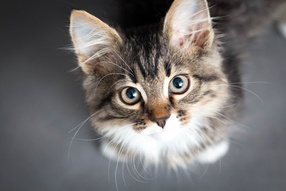
#> input picture Images/Images_examples/chat.jpeg, 286 x 191 px, shrunk from 424 x 283 before the run
$ jupyter execute --allow-errors metrics_utils_explanations.ipynb
#> lines starting #> are read from the running program, lines starting #| are printed output that depends on the picture; after the words box and inside, x2 and y2 are one past the last pixel; in counts of white or black regions, pixels touching at a corner belong together
### Code_Examples/metrics_utils.py
import numpy as np
from skimage.measure import label
import tensorflow as tf
import io
from PIL import Image

#Binarize a saliency map using a threshold
def binarize(saliency_map, threshold):

    #Get the dimensions of the saliency map
    h, w = saliency_map.shape

    #The binarized version of the saliency map
    result = np.zeros((h,w))

    for i in range(h):

        for j in range(w):

            if(saliency_map[i][j] >= threshold):

                result[i][j] = 1

    return result

#Donne la valeur moyenne des pixels dans une carte de chaleur
def get_average(saliency_map):

    #Les dimensions de la carte de chaleur
    n, m = saliency_map.shape

    #La moyenne au départ elle est à 0
    average = 0

    #Je somme pour chaque pixel
    for i in range(n):

        for j in range(m):

            average += saliency_map[i][j]

    # ma moyenne c'est la somme divisé par le nombre de pixels
    return average/(n*m)

#Permet de trouver la plus grande composante connexe dans une image en forme binnaire (les pixels ont valeur de 0 ou 1)
def getLargestCC(binarized):

    #Je labelise chaque composante dans l'image (je leurs associe une étiquette)
    labels = label(binarized)

    #Et je cherche la plus grande (celle qui a le plus de pixels)
    largestCC = labels == np.argmax(np.bincount(labels.flat, weights=binarized.flat))

    return largestCC

#Retourne la plus grande boite qui entoure la composante connexe
def get_bounding_box(image):

    #Dimension de l'image
    n, m = image.shape

    #La coordonnée la plus haute
    upper = 0

    #La plus petite coordonnée dans l'image
    lower = 0

    #La coordonnée la plus à gauche
    left_result = n

    #La coordonnée la plus à droite
    right_result = 0

    #Pour savoir si la première bande supérieur a été trouvée
    first_bound = True

    #Pour chaque ligne
    for i in range(n):

        #Je cherhce le pixel le plus à gauche
        left = n

        #et le pixel le plus à droite
        right = 0

        #et je regarde si la colonne contient au moins un pixel
        contain_pixel = False

        #Pour chaque colonne
        for j in range(m):

            #Si l'image contient un pixel à 1
            if(image[i][j]) :

                #Je sais que je suis à la première colonne
                contain_pixel = True

                #Je compare quel pixel et le plus à gauche
                if(j < left):

                    left = j

                if(j > right):

                    right = j

        if(left < left_result):

            left_result = left

        if(right > right_result):

            right_result = right

        if(contain_pixel and first_bound):

            upper = i
            first_bound = False

        elif(contain_pixel and not first_bound):

            lower = i

    return [upper, left_result], abs(left_result-right_result), abs(upper-lower)

def make_matrix(mask, coordinates):

    result = np.zeros(mask.shape)

    for i in range(coordinates[0][0], coordinates[0][0]+coordinates[2]):

        for j in range(coordinates[0][1], coordinates[0][1]+coordinates[1]):

            result[i][j] = 1

    return result


def read_trimap(path):

    with tf.io.gfile.GFile(path, 'rb') as fid:

        encoded_mask_png = fid.read()

    encoded_png_io = io.BytesIO(encoded_mask_png)

    return np.array(Image.open(encoded_png_io))

#Transform a trimap like the one above into a binary one
# [23 lines left out: function transform_trimap, not called in this run]

### Code_Examples/metrics_utils_explanations.ipynb
# metrics_utils model explanations

In this jupyter nootebook we will show you how the methods are used to transform saliency maps.

[cell 1]
import numpy as np
import metrics_utils as utils
from matplotlib import pyplot as plt
import cv2 as cv
from matplotlib import pyplot as plt
import matplotlib.patches as patches
from PIL import Image

We will work we this image all along the documents

[cell 2]
image = Image.open('../Images/Images_examples/chat.jpeg')
#> image is the input picture: PIL image 286x191 RGB; mean R, G, B 114.4, 111.3, 110.5
image

### Threshold a heat map

Let's imagine that we have a saliency map as below:

[cell 3]
heat_map = cv.imread("../Images/Images_examples/chat.jpeg", cv.COLORMAP_JET)
#> heat_map: shape (191, 286); min 0, max 255, mean 112.1
plt.imshow(heat_map, origin="upper", cmap='jet', interpolation='nearest')

The method binarize give a mask using a threshold giving as entry. The threshold depends on the coefficient in the heat map, It may be a value between 0 and 1 as well a value between 0 and 255.

[cell 4]
#In our example the values are between 0 and 255 we chosed 190 as threshold
mask = utils.binarize(heat_map, 190)
#> after the loop in binarize, `for i in range(h):`:
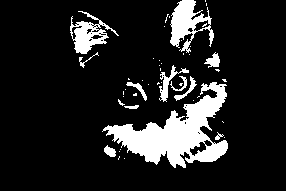
#> result: shape (191, 286) float64; values 0 (black) and 1 (white), 13.4% white; 48 white regions (36 under 20 px), largest, box (x1, y1, x2, y2) and area: (102, 82, 228, 168) 4366, (170, 0, 214, 53) 1116, (70, 11, 119, 54) 815
plt.imshow(mask, 'gray')

We can also use the method get_average that calculate the aveage saliency in a heat map and get the binary mask.

[cell 5]
saliency_average = utils.get_average(heat_map)
#> after the loop in get_average, `for i in range(n):`: average = 6123193
#> saliency_average = 112.1
average_mask = utils.binarize(heat_map, saliency_average)
#> after the loop in binarize (call 2), `for i in range(h):`: result: shape (191, 286) float64; values 0 (black) and 1 (white), 39.9% white; 55 white regions (45 under 20 px), largest, box (x1, y1, x2, y2) and area: (64, 0, 286, 191) 19142, (68, 10, 124, 74) 1958, (114, 93, 140, 111) 159
plt.imshow(average_mask, 'gray')

### Get the largest connected component in a binary mask

getLargestCC return the largest connected component in a binary mask. Let's try with the first and second mask

[cell 6]
#To find the largest component
largest_component1 = utils.getLargestCC(mask)
#> in getLargestCC, `labels = label(binarized)`: labels: shape (191, 286) int64; 49 distinct labels, from 0 to 48
#> in getLargestCC, `largestCC = labels == np.argmax(np.bincount(labels.flat, weights=binar..`: largestCC: shape (191, 286) bool; 8% white; 1 white region, box (x1, y1, x2, y2) and area: (102, 82, 228, 168) 4366
largest_component2 = utils.getLargestCC(average_mask)
#> in getLargestCC (call 2), `labels = label(binarized)`:
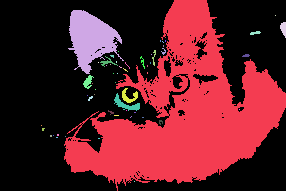
#> labels: shape (191, 286) int64; 56 distinct labels, from 0 to 55; one colour per label, 0 black
#> in getLargestCC (call 2), `largestCC = labels == np.argmax(np.bincount(labels.flat, weights=binar..`:
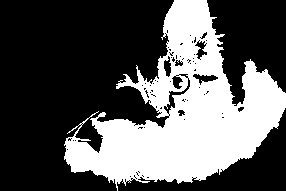
#> largestCC: shape (191, 286) bool; 35% white; 1 white region, box (x1, y1, x2, y2) and area: (64, 0, 286, 191) 19142

#To show results
figure, ax = plt.subplots(1,2, figsize = (13, 13))
ax[0].imshow(largest_component1, 'gray')
ax[1].imshow(largest_component2, 'gray')

### Get the bouding box of binary mask

We can also get the bounding box coordinates of a bianary mask by using the method get_bounding_box. This method will return the top-right corner and the width and height of the box. Let's give a try with the first mask.

[cell 7]
#Return [y_cordinates, x_cordinates], width, height
box_informations = utils.get_bounding_box(largest_component1)
#> box_informations = ([82, 102], 125, 85)

To see plot the result we will use the method Rectangle from the patches module.

[cell 8]
plt.imshow(largest_component1, 'gray')

ax = plt.gca()

rect = patches.Rectangle( (box_informations[0][1],box_informations[0][0]) , box_informations[1],box_informations[2],linewidth=2,edgecolor='cyan',fill = False)

ax.add_patch(rect)

plt.show()

### Transform the bounding box  into a binary mask

The method make_matrix transform the bounding box coordinates into a binary matrix.

[cell 9]
matrix = utils.make_matrix(largest_component1, box_informations)
#> after the loop in make_matrix, `for i in range(coordinates[0][0], coordinates[0][0]+coordinates[2]):`: result: shape (191, 286) float64; values 0 (black) and 1 (white), 19.5% white; 1 white region, box (x1, y1, x2, y2) and area: (102, 82, 227, 167) 10625

[cell 10]
figure, ax = plt.subplots(1,2, figsize = (12, 12))

ax[0].imshow(largest_component1, 'gray')
ax[1].imshow(matrix, 'gray')

Let's test those methods in more images.

[cell 11]
image1 = Image.open('../Images/Images_examples/cat.jpg')
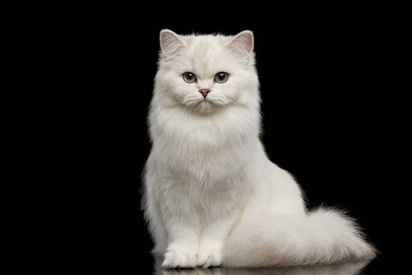
#> input picture Images/Images_examples/cat.jpg, 412 x 275 px, shrunk from 612 x 408 before the run
#> image1 is the input picture: PIL image 412x275 RGB; mean R, G, B 54.4, 52.2, 49.3
heat_map1 = cv.imread("../Images/Images_examples/cat.jpg", cv.COLORMAP_JET)
#> heat_map1: shape (275, 412); min 0, max 241, mean 52.6
mask3 = utils.binarize(heat_map1, 190)
#> after the loop in binarize (call 3), `for i in range(h):`: result: shape (275, 412) float64; values 0 (black) and 1 (white), 11.6% white; 25 white regions (22 under 20 px), largest, box (x1, y1, x2, y2) and area: (158, 30, 258, 144) 5850, (230, 140, 359, 247) 5518, (164, 211, 239, 264) 1755
largest_component3 = utils.getLargestCC(mask3)
#> in getLargestCC (call 3), `labels = label(binarized)`:
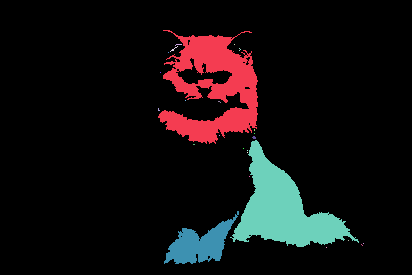
#> labels: shape (275, 412) int64; 26 distinct labels, from 0 to 25; one colour per label, 0 black
#> in getLargestCC (call 3), `largestCC = labels == np.argmax(np.bincount(labels.flat, weights=binar..`: largestCC: shape (275, 412) bool; 5.2% white; 1 white region, box (x1, y1, x2, y2) and area: (158, 30, 258, 144) 5850
bounding_box_informations1 = utils.get_bounding_box(largest_component3)
matrix2 = utils.make_matrix(mask3, bounding_box_informations1)
#> after the loop in make_matrix (call 2), `for i in range(coordinates[0][0], coordinates[0][0]+coordinates[2]):`: result: shape (275, 412) float64; values 0 (black) and 1 (white), 9.9% white; 1 white region, box (x1, y1, x2, y2) and area: (158, 30, 257, 143) 11187

#Show results
fig1, ax1 = plt.subplots(1,5, figsize = (15, 15))

ax1[0].imshow(image1)
ax1[1].imshow(heat_map1, origin="upper", cmap='jet', interpolation='nearest')
ax1[2].imshow(mask3, 'gray')
ax1[3].imshow(largest_component3, 'gray')

rect1 = patches.Rectangle( (bounding_box_informations1[0][1],bounding_box_informations1[0][0]) , bounding_box_informations1[1],bounding_box_informations1[2],linewidth=2,edgecolor='cyan',fill = False)

ax1[3].add_patch(rect1)
ax1[4].imshow(matrix2, 'gray')

[cell 12]
image2 = Image.open('../Images/Images_examples/cat2.jpg')
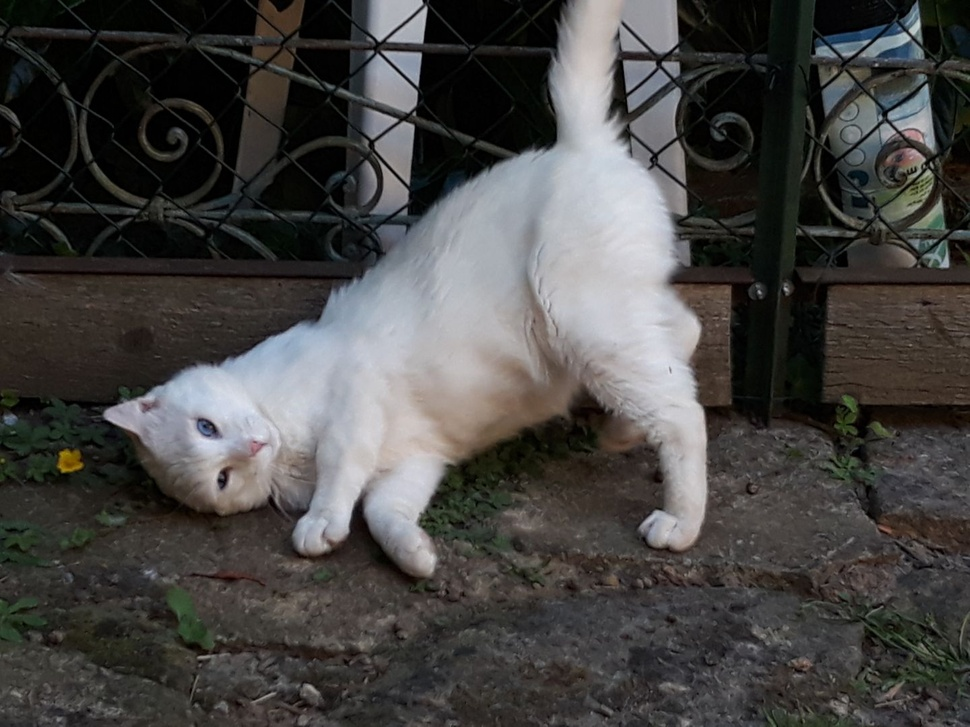
#> input picture Images/Images_examples/cat2.jpg, 970 x 727 px, shrunk from 1440 x 1080 before the run
#> image2 is the input picture: PIL image 970x727 RGB; mean R, G, B 70.6, 69.3, 67.7
heat_map2 = cv.imread("../Images/Images_examples/cat2.jpg", cv.COLORMAP_JET)
#> heat_map2: shape (727, 970); min 0, max 232, mean 69.5
mask4 = utils.binarize(heat_map2, 100)
#> call 4 of binarize, with threshold = 100
#> after the loop in binarize (call 4), `for i in range(h):`:
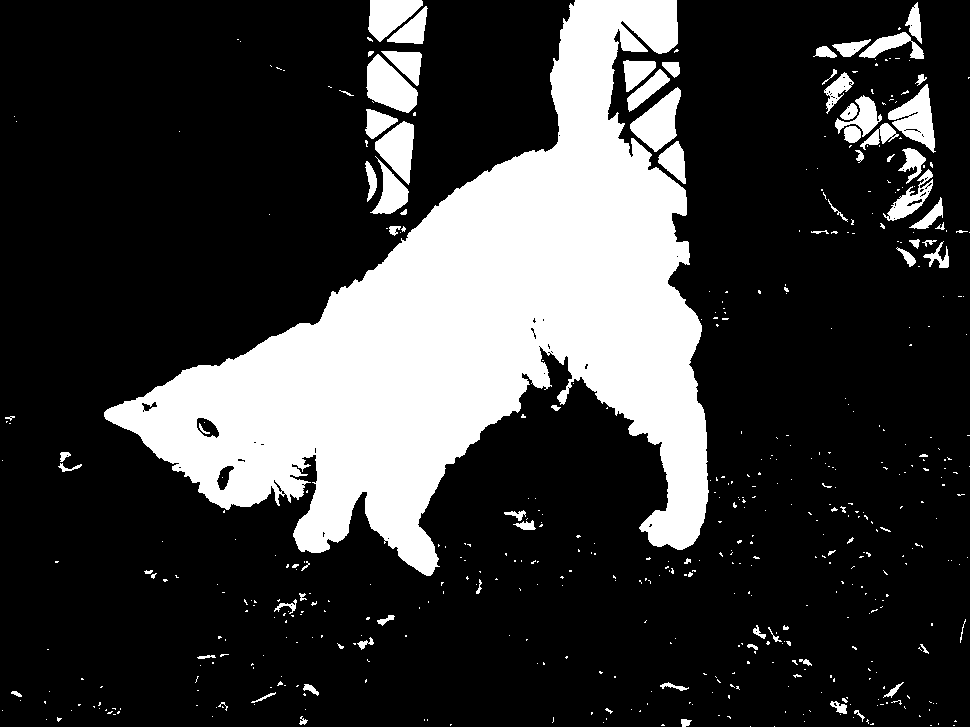
#> result: shape (727, 970) float64; values 0 (black) and 1 (white), 22.9% white; 523 white regions (441 under 20 px), largest, box (x1, y1, x2, y2) and area: (104, 0, 709, 576) 137936, (366, 54, 418, 113) 1849, (630, 87, 681, 152) 1733
largest_component4 = utils.getLargestCC(mask4)
#> in getLargestCC (call 4), `labels = label(binarized)`:
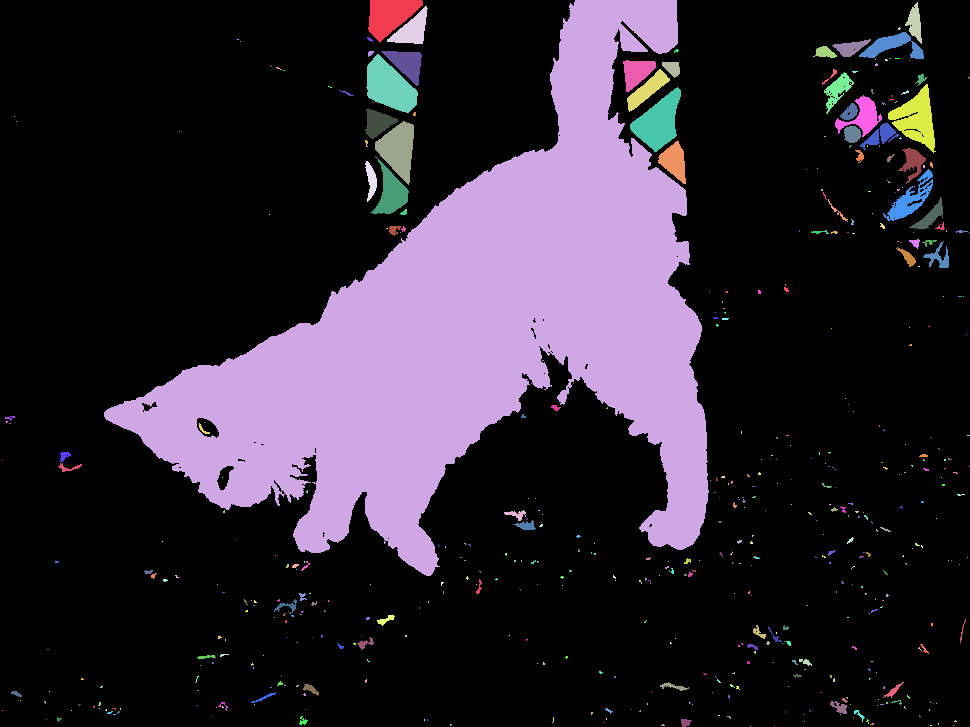
#> labels: shape (727, 970) int64; 524 distinct labels, from 0 to 523; one colour per label, 0 black
#> in getLargestCC (call 4), `largestCC = labels == np.argmax(np.bincount(labels.flat, weights=binar..`: largestCC: shape (727, 970) bool; 19.6% white; 1 white region, box (x1, y1, x2, y2) and area: (104, 0, 709, 576) 137936
bounding_box_informations2 = utils.get_bounding_box(largest_component4)
matrix3 = utils.make_matrix(mask4, bounding_box_informations2)
#> call 3 of make_matrix, with coordinates = ([0, 104], 604, 575)
#> after the loop in make_matrix (call 3), `for i in range(coordinates[0][0], coordinates[0][0]+coordinates[2]):`:
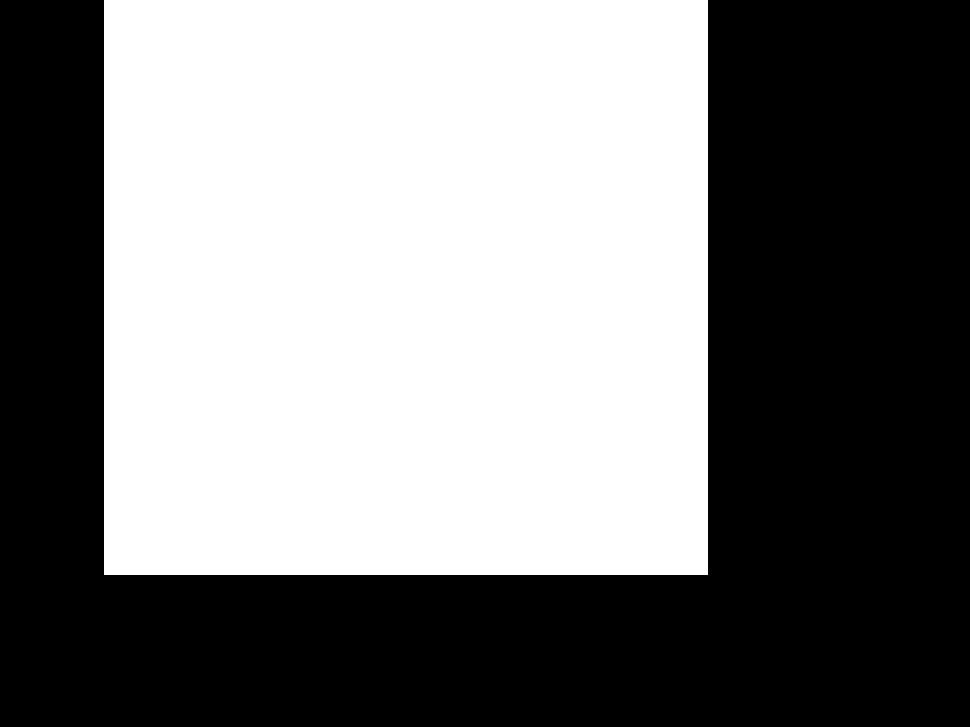
#> result: shape (727, 970) float64; values 0 (black) and 1 (white), 49.2% white; 1 white region, box (x1, y1, x2, y2) and area: (104, 0, 708, 575) 347300

#Show results
fig1, ax1 = plt.subplots(1,5, figsize = (15, 15))

ax1[0].imshow(image2)
ax1[1].imshow(heat_map2, origin="upper", cmap='jet', interpolation='nearest')
ax1[2].imshow(mask4, 'gray')
ax1[3].imshow(largest_component4, 'gray')

rect2 = patches.Rectangle( (bounding_box_informations2[0][1],bounding_box_informations2[0][0]) , bounding_box_informations2[1],bounding_box_informations2[2],linewidth=2,edgecolor='cyan',fill = False)

ax1[3].add_patch(rect2)
ax1[4].imshow(matrix3, 'gray')
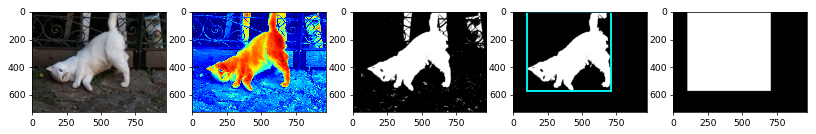
#> figure drawn by matplotlib, 5 panels

### Get the ground truth mask  from a trimaps

The method read_trimap() read the file image and transform  it into a matrix containing three values, 0 for background, 1 for contours and 2 for foreground pixels. We can transform those trimaps by using the method transform trimaps().

#> (a cell that did not finish here is left out)

#> (a cell that did not finish here is left out)
